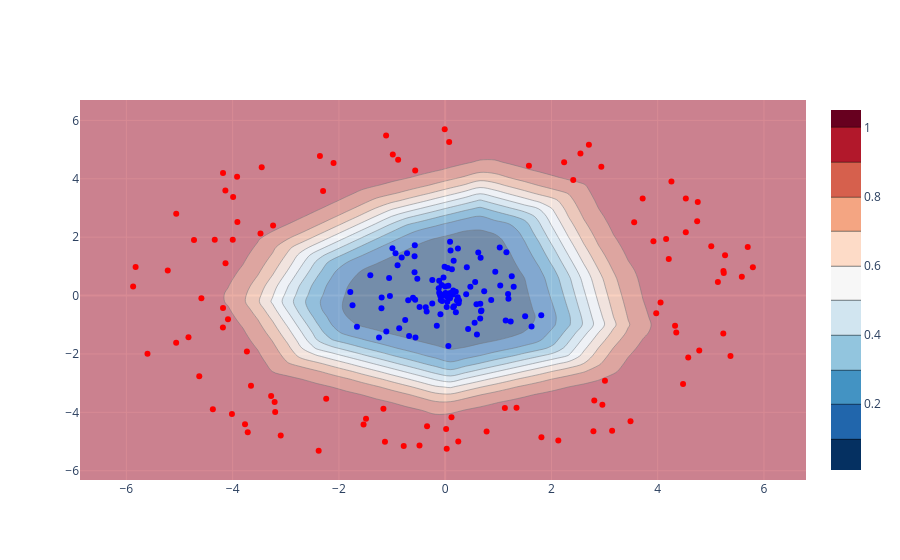

Notebook code cell kept with this figure:
### Code cell
# Create a grid of points
x_min, x_max = X_non_linear[:, 0].min() - 1, X_non_linear[:, 0].max() + 1
y_min, y_max = X_non_linear[:, 1].min() - 1, X_non_linear[:, 1].max() + 1
xx, yy = np.meshgrid(np.linspace(x_min, x_max, 50), np.linspace(y_min, y_max, 50))
grid_tensor = torch.from_numpy(np.c_[xx.ravel(), yy.ravel()]).float()

# Get predictions over the grid
net.eval()
with torch.no_grad():
    grid_preds = net(grid_tensor).numpy().reshape(xx.shape)

# Plot using Plotly Contour
import plotly.graph_objects as go

fig = go.Figure()
fig.add_trace(go.Contour(x=np.linspace(x_min, x_max, 50), y=np.linspace(y_min, y_max, 50), 
                         z=grid_preds, colorscale='RdBu_r', opacity=0.5))
fig.add_trace(go.Scatter(x=X_non_linear[:, 0], y=X_non_linear[:, 1], 
                         mode='markers', marker=dict(color=y_non_linear.flatten(), colorscale=['blue', 'red'])))
fig.show()

### Figure 1 — Plotly figure (JSON) as saved in the notebook; plotly's stock layout.template omitted (floating-point values rounded to 4 significant figures; data arrays with more than 128 entries replaced by an {"elided": "..."} marker saying what was removed)
{"data": [{"colorscale": [[0, "rgb(5,48,97)"], [0.1, "rgb(33,102,172)"], [0.2, "rgb(67,147,195)"], [0.3, "rgb(146,197,222)"], [0.4, "rgb(209,229,240)"], [0.5, "rgb(247,247,247)"], [0.6, "rgb(253,219,199)"], [0.7, "rgb(244,165,130)"], [0.8, "rgb(214,96,77)"], [0.9, "rgb(178,24,43)"], [1, "rgb(103,0,31)"]], "opacity": 0.5, "type": "contour", "x": [-6.873, -6.594, -6.315, -6.036, -5.757, -5.478, -5.2, -4.921, -4.642, -4.363, -4.084, -3.805, -3.527, -3.248, -2.969, -2.69, -2.411, -2.132, -1.853, -1.575, -1.296, -1.017, -0.738, -0.4591, -0.1803, 0.09856, 0.3774, 0.6563, 0.9351, 1.214, 1.493, 1.772, 2.051, 2.329, 2.608, 2.887, 3.166, 3.445, 3.724, 4.002, 4.281, 4.56, 4.839, 5.118, 5.397, 5.676, 5.954, 6.233, 6.512, 6.791], "y": [-6.318, -6.052, -5.787, -5.521, -5.255, -4.99, -4.724, -4.458, -4.193, -3.927, -3.661, -3.396, -3.13, -2.865, -2.599, -2.333, -2.068, -1.802, -1.536, -1.271, -1.005, -0.7395, -0.4738, -0.2082, 0.05746, 0.3231, 0.5887, 0.8544, 1.12, 1.386, 1.651, 1.917, 2.183, 2.448, 2.714, 2.979, 3.245, 3.511, 3.776, 4.042, 4.308, 4.573, 4.839, 5.105, 5.37, 5.636, 5.902, 6.167, 6.433, 6.698], "z": {"elided": "50x50 float values"}}, {"marker": {"color": {"elided": "200 float values"}, "colorscale": [[0, "blue"], [1, "red"]]}, "mode": "markers", "type": "scatter", "x": {"elided": "200 float values"}, "y": {"elided": "200 float values"}}], "layout": {}}
